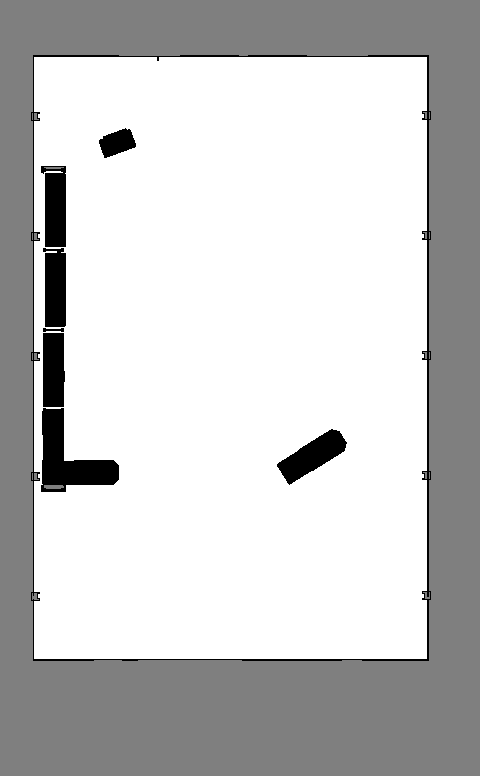
#> input picture maps/carter_warehouse_navigation.png, 480 x 776 px
$ python compare_raw_skeletons.py
#> lines starting #> are read from the running program, lines starting #| are printed output that depends on the picture; after the words box and inside, x2 and y2 are one past the last pixel; in counts of white or black regions, pixels touching at a corner belong together
#!/usr/bin/env python3
"""Compare raw skeleton images (before skan processing)."""

import numpy as np
import cv2
from skimage.morphology import skeletonize

# Load map
map_path = "maps/carter_warehouse_navigation.png"
image = cv2.imread(map_path, cv2.IMREAD_GRAYSCALE)
#> image is the input picture: shape (776, 480); min 0, max 255, mean 199.8

# Create inflated map (same as C++)
inflated_map = cv2.threshold(image, 127, 255, cv2.THRESH_BINARY_INV)[1]
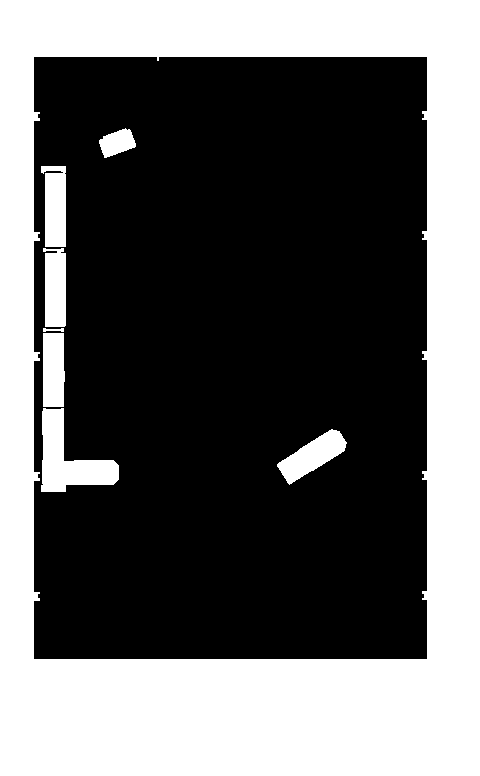
#> inflated_map: shape (776, 480); 39.4% white; 8 white regions, largest, box (x1, y1, x2, y2) and area: (0, 0, 480, 776) 136317, (41, 408, 119, 492) 3160, (277, 429, 347, 485) 1764
free_map = ~inflated_map

# Compute skeleton using skimage (what Python uses)
print("=" * 80)
print("生のスケルトン比較（skan処理前）")
print("=" * 80)

skeleton_skimage = skeletonize(free_map > 0)
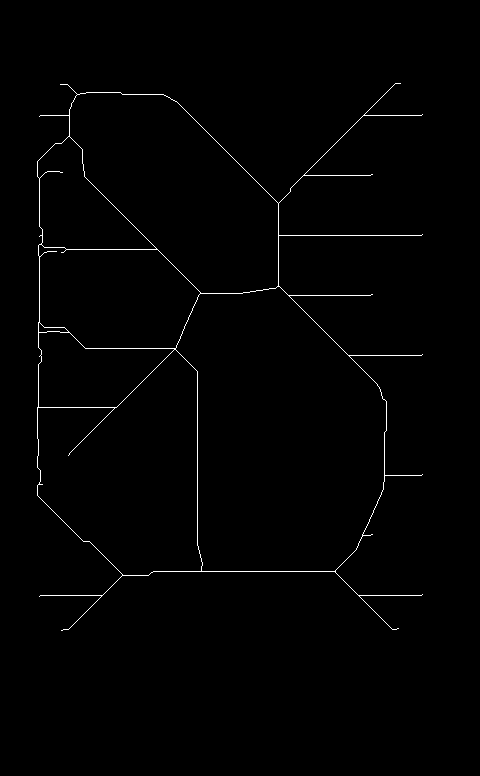
#> skeleton_skimage: shape (776, 480) bool; 0.86% white in thin lines or dots, all inside (x1, y1, x2, y2) = (37, 83, 423, 631)
skeleton_skimage_uint8 = (skeleton_skimage * 255).astype(np.uint8)

# Save for comparison
cv2.imwrite("debug_output/skeleton_python_raw.png", skeleton_skimage_uint8)

# Compute skeleton using OpenCV Zhang-Suen (what C++ uses)
binary = cv2.threshold(free_map, 127, 255, cv2.THRESH_BINARY)[1]
skeleton_opencv_zs = cv2.ximgproc.thinning(binary, thinningType=cv2.ximgproc.THINNING_ZHANGSUEN)
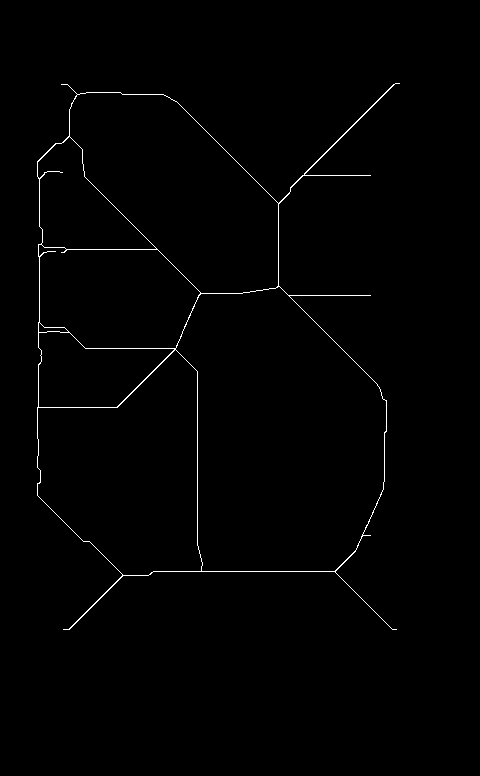
#> skeleton_opencv_zs: shape (776, 480); 0.8% white in thin lines or dots, all inside (x1, y1, x2, y2) = (37, 83, 400, 630)
cv2.imwrite("debug_output/skeleton_opencv_zhangsuen.png", skeleton_opencv_zs)

# Compute using Guo-Hall
skeleton_opencv_gh = cv2.ximgproc.thinning(binary, thinningType=cv2.ximgproc.THINNING_GUOHALL)
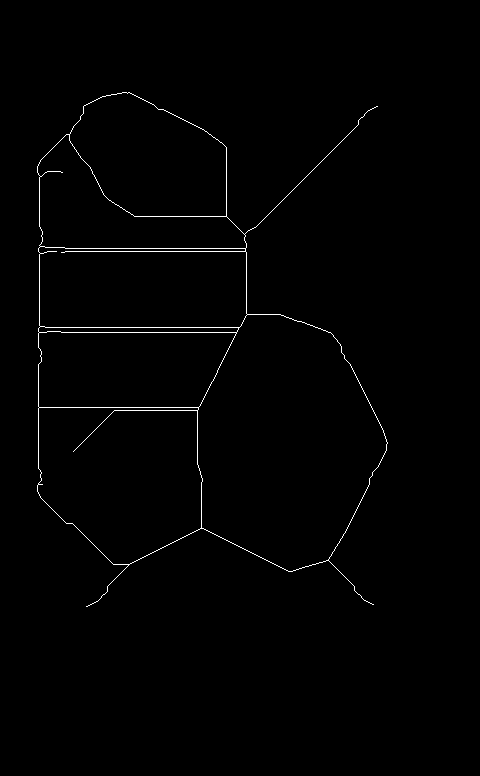
#> skeleton_opencv_gh: shape (776, 480); 0.82% white in thin lines or dots, all inside (x1, y1, x2, y2) = (37, 92, 388, 607)
cv2.imwrite("debug_output/skeleton_opencv_guohall.png", skeleton_opencv_gh)

# Count topology for each
def count_topology(skeleton):
    """Count junctions and endpoints."""
    junctions = 0
    endpoints = 0

    for y in range(1, skeleton.shape[0] - 1):
        for x in range(1, skeleton.shape[1] - 1):
            if skeleton[y, x] > 0:
                neighbors = 0
                for dy in [-1, 0, 1]:
                    for dx in [-1, 0, 1]:
                        if dy == 0 and dx == 0:
                            continue
                        if skeleton[y + dy, x + dx] > 0:
                            neighbors += 1
                if neighbors >= 3:
                    junctions += 1
                elif neighbors == 1:
                    endpoints += 1

    return junctions, endpoints

print("\n【skimage.morphology.skeletonize (Pythonが使用)】")
sk_pixels = np.count_nonzero(skeleton_skimage_uint8)
#> sk_pixels = 3212
sk_junc, sk_end = count_topology(skeleton_skimage_uint8)
#> sk_junc = 110; sk_end = 21
print(f"  画素数: {sk_pixels}")
#|   画素数: 3212
print(f"  分岐点: {sk_junc}")
#|   分岐点: 110
print(f"  終端点: {sk_end}")
#|   終端点: 21

print("\n【OpenCV Zhang-Suen (C++が使用していた)】")
zs_pixels = np.count_nonzero(skeleton_opencv_zs)
#> zs_pixels = 2990
zs_junc, zs_end = count_topology(skeleton_opencv_zs)
#> zs_junc = 751; zs_end = 10
print(f"  画素数: {zs_pixels}")
#|   画素数: 2990
print(f"  分岐点: {zs_junc}")
#|   分岐点: 751
print(f"  終端点: {zs_end}")
#|   終端点: 10

print("\n【OpenCV Guo-Hall (C++が今使用)】")
gh_pixels = np.count_nonzero(skeleton_opencv_gh)
#> gh_pixels = 3041
gh_junc, gh_end = count_topology(skeleton_opencv_gh)
#> gh_junc = 47; gh_end = 8
print(f"  画素数: {gh_pixels}")
#|   画素数: 3041
print(f"  分岐点: {gh_junc}")
#|   分岐点: 47
print(f"  終端点: {gh_end}")
#|   終端点: 8

# Compute differences
diff_zs = cv2.absdiff(skeleton_skimage_uint8, skeleton_opencv_zs)
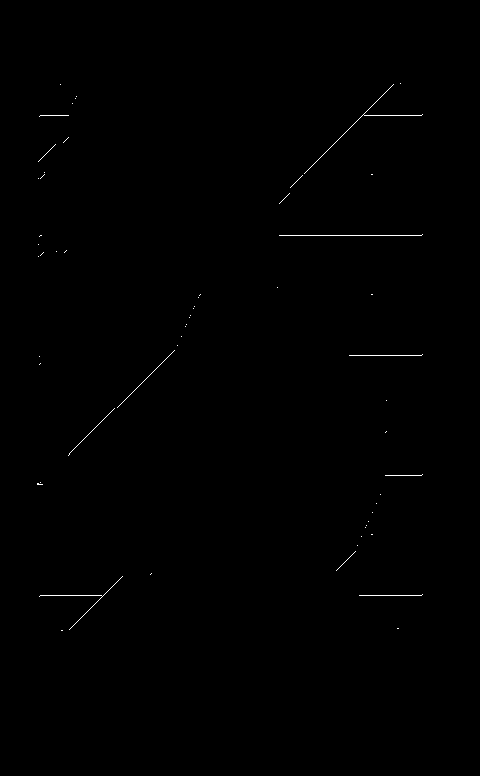
#> diff_zs: shape (776, 480); 0.23% white in thin lines or dots, all inside (x1, y1, x2, y2) = (37, 83, 423, 631)
diff_gh = cv2.absdiff(skeleton_skimage_uint8, skeleton_opencv_gh)
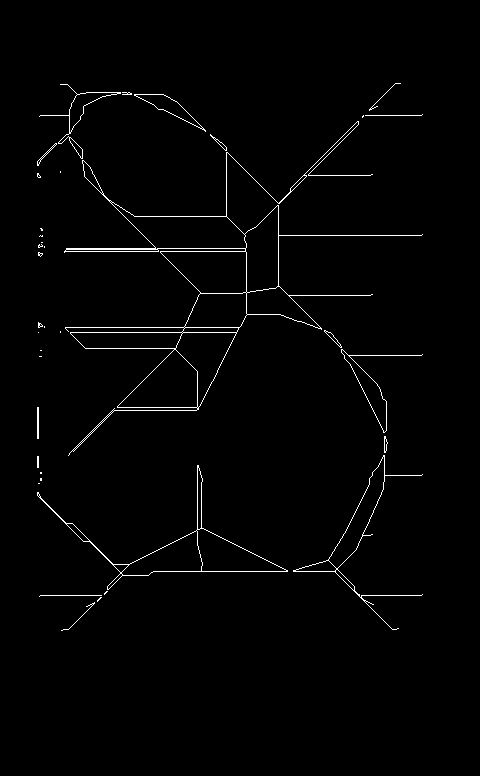
#> diff_gh: shape (776, 480); 1.4% white in thin lines or dots, all inside (x1, y1, x2, y2) = (37, 83, 423, 631)

print("\n【差分（skimage vs OpenCV）】")
print(f"  Zhang-Suen: {np.count_nonzero(diff_zs)} different pixels")
#|   Zhang-Suen: 862 different pixels
print(f"  Guo-Hall:   {np.count_nonzero(diff_gh)} different pixels")
#|   Guo-Hall:   5151 different pixels

print("\n" + "=" * 80)
print("結論:")
if abs(sk_junc - zs_junc) < 10:
    print("  ✓ skimageとOpenCV Zhang-Suenの分岐点数はほぼ同じ")
    print("  → 問題はskan.Skeletonの処理にある")
    print("  → C++でもskanと同様の分岐統合処理を実装する必要がある")
elif abs(sk_junc - gh_junc) < 10:
    print("  ✓ skimageとOpenCV Guo-Hallの分岐点数はほぼ同じ")
    print("  → Guo-Hallを使用し、skanと同様の処理を実装する")
else:
    print("  ✗ どのOpenCVメソッドもskimageと一致しない")
    print(f"  → skimageの実装をC++に移植する必要がある")
    print(f"     skimage分岐点: {sk_junc}")
#|      skimage分岐点: 110
    print(f"     Zhang-Suen分岐点: {zs_junc}")
#|      Zhang-Suen分岐点: 751
    print(f"     Guo-Hall分岐点: {gh_junc}")
#|      Guo-Hall分岐点: 47
print("=" * 80)

$ run again, with maps/large_warehouse.png copied over maps/carter_warehouse_navigation.png
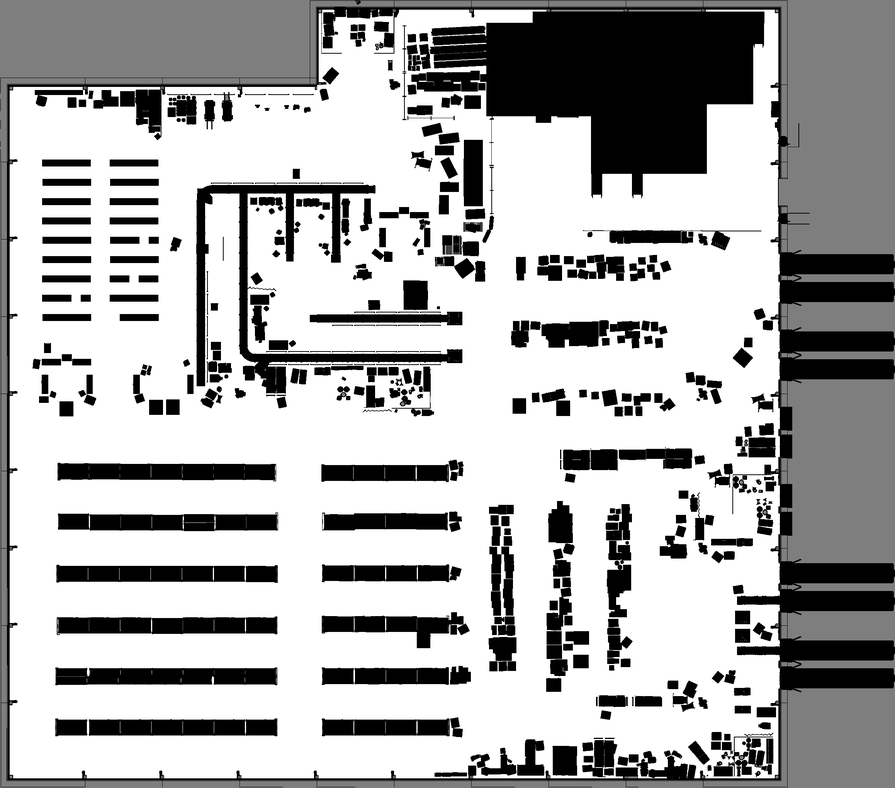
#> input picture maps/large_warehouse.png, 895 x 788 px, shrunk from 2317 x 2040 before the run
#> image is the input picture: shape (788, 895); min 0, max 255, mean 173
#> `inflated_map = cv2.threshold(image, 127, 255, cv2.THRESH_BINARY_INV)[1]`:
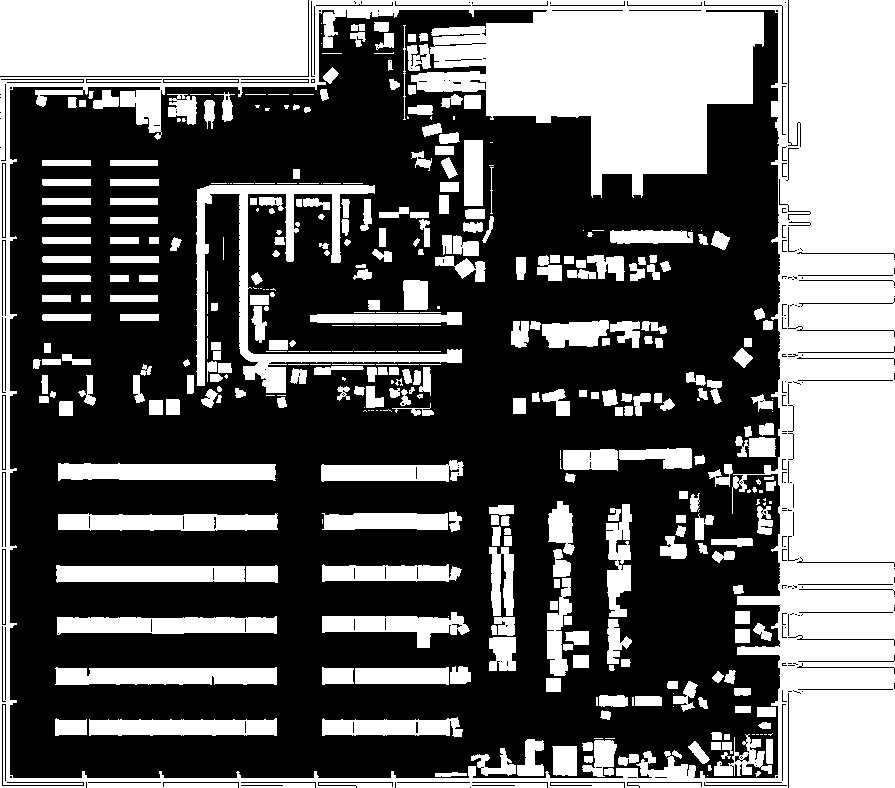
#> inflated_map: shape (788, 895); 38.9% white; 399 white regions (70 under 20 px), largest, box (x1, y1, x2, y2) and area: (0, 0, 895, 788) 151176, (0, 0, 308, 76) 23408, (196, 185, 462, 393) 8512
#> skeleton_skimage: shape (788, 895) bool; 5.2% white in thin lines or dots
#> skeleton_skimage_uint8: shape (788, 895); 5.2% white in thin lines or dots
#> skeleton_opencv_zs: shape (788, 895); 5.5% white in thin lines or dots
#> skeleton_opencv_gh: shape (788, 895); 5.2% white in thin lines or dots
#> sk_pixels = 36730
#> sk_junc = 3533; sk_end = 582
#|   画素数: 36730
#|   分岐点: 3533
#|   終端点: 582
#> zs_pixels = 39023
#> zs_junc = 9873; zs_end = 496
#|   画素数: 39023
#|   分岐点: 9873
#|   終端点: 496
#> gh_pixels = 36940
#> gh_junc = 2760; gh_end = 581
#|   画素数: 36940
#|   分岐点: 2760
#|   終端点: 581
#> diff_zs: shape (788, 895); 0.58% white in thin lines or dots, all inside (x1, y1, x2, y2) = (2, 5, 802, 786)
#> `diff_gh = cv2.absdiff(skeleton_skimage_uint8, skeleton_opencv_gh)`:
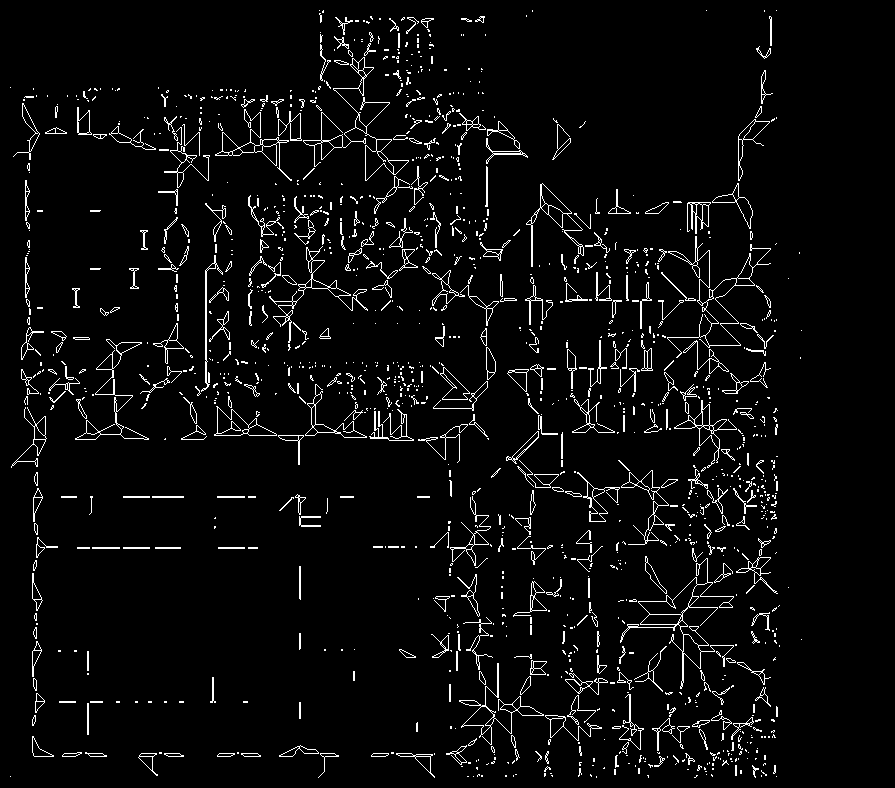
#> diff_gh: shape (788, 895); 4.4% white in thin lines or dots, all inside (x1, y1, x2, y2) = (10, 10, 802, 778)
#|   Zhang-Suen: 4105 different pixels
#|   Guo-Hall:   31082 different pixels
#|      skimage分岐点: 3533
#|      Zhang-Suen分岐点: 9873
#|      Guo-Hall分岐点: 2760
